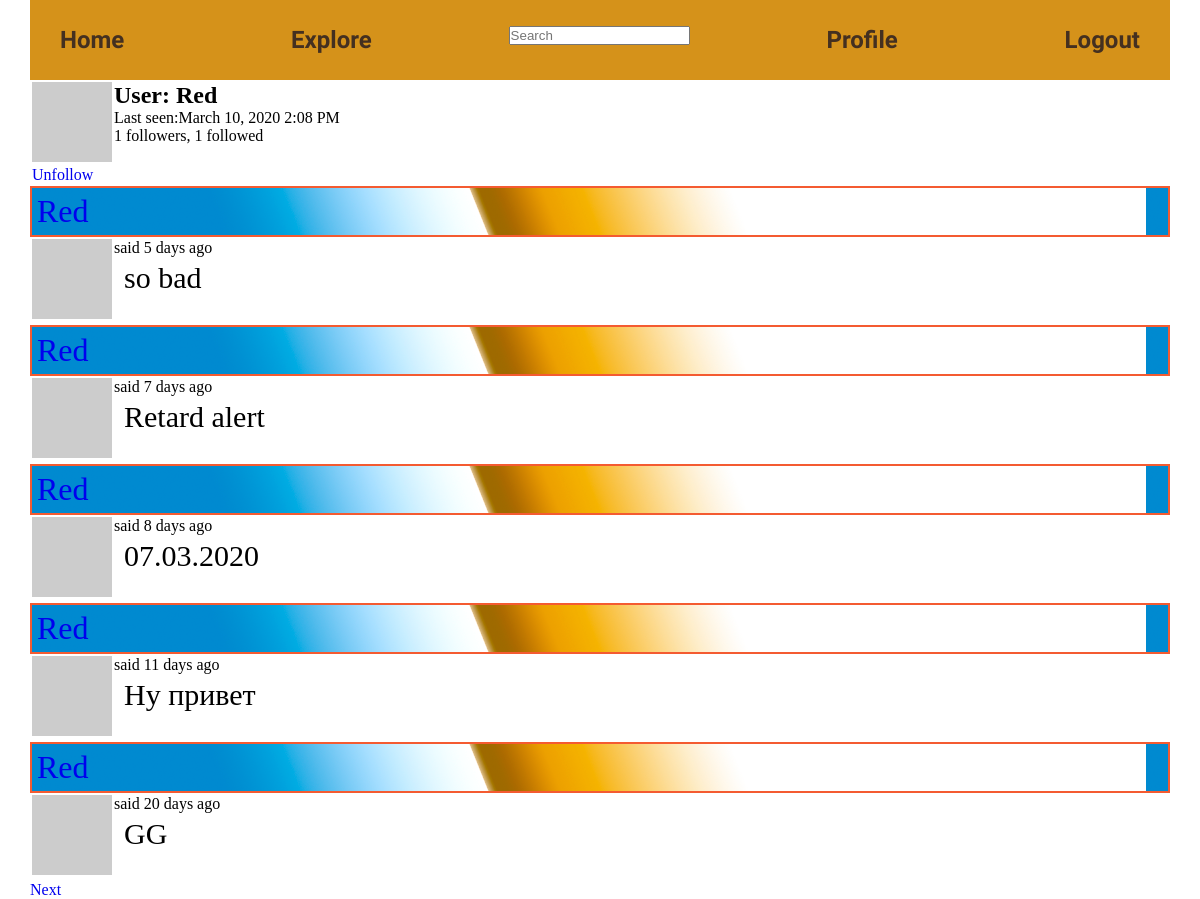
The app's page /user/Red (signed in) with its own data.
### app/models.py (models this page shows, shortened)
class User(db.Model, UserMixin):
    id = db.Column(db.Integer, primary_key=True)
    username = db.Column(db.String(64), nullable=False, index=True, unique=True)
    email = db.Column(db.String(120), nullable=False, index=True, unique=True)
    password_hash = db.Column(db.String(128))
    posts = db.relationship('Post', backref='author', lazy='dynamic')
    about_me = db.Column(db.Text)
    last_seen = db.Column(db.DateTime, default=datetime.utcnow)
    followed = db.relationship('User', secondary=followers,
                               primaryjoin=(followers.c.follower_id == id),
                               secondaryjoin=(followers.c.followed_id == id),
                               backref=db.backref('followers', lazy='dynamic'), lazy='dynamic')
    def is_following(self, user):
        return self.followed.filter(followers.c.followed_id == user.id).count() > 0
    def avatar(self, size):
        digest = md5(self.email.lower().encode('utf-8')).hexdigest()
        return 'https://www.gravatar.com/avatar/{}?d=identicon&s={}'.format(
            digest, size)

class SearchableMixin(object):
    @classmethod
    def before_commit(cls, session):
        session._changes = {
            'add': list(session.new),
            'update': list(session.dirty),
            'delete': list(session.deleted)
        }
    @classmethod
    def after_commit(cls, session):
        for obj in session._changes['add']:
            if isinstance(obj, SearchableMixin):
                add_to_index(obj.__tablename__, obj)
        for obj in session._changes['update']:
            if isinstance(obj, SearchableMixin):
                add_to_index(obj.__tablename__, obj)
        for obj in session._changes['delete']:
            if isinstance(obj, SearchableMixin):
                remove_from_index(obj.__tablename__, obj)
        session._changes = None

class Post(SearchableMixin, db.Model):
    __searchable__ = ['body']
    id = db.Column(db.Integer, primary_key=True)
    body = db.Column(db.Text)
    timestamp = db.Column(db.DateTime, index=True, default=datetime.utcnow)
    user_id = db.Column(db.Integer, db.ForeignKey('user.id'))
    language = db.Column(db.String(5))

### app/main/routes.py (the view)
@bp.route('/user/<username>')
@login_required
def user(username):
    page = request.args.get('page', 1, type=int)
    user = User.query.filter_by(username=username).first_or_404()
    posts = Post.query.filter_by(author=user).order_by(Post.timestamp.desc()).paginate(page,
                                                                                       app.config['POST_PER_PAGE'],
                                                                                       False)
    next_url = url_for('main.user', username=user.username, page=posts.next_num) if posts.has_next else None
    prev_url = url_for('main.user', username=user.username, page=posts.prev_num) if posts.has_prev else None
    return render_template('user.html', user=user, posts=posts.items, next_url=next_url, prev_url=prev_url)

### app/main/form.py
class SearchForm(FlaskForm):
    q = StringField(_l('Search'), validators=[DataRequired()])
    def __init__(self, *args, **kwargs):
        if 'formdata'not in kwargs:
            kwargs['formdata'] = request.args
        if 'csrf_enabled' not in kwargs:
            kwargs['csrf_enabled'] = False
        super(SearchForm, self).__init__(*args, **kwargs)

### app/main/routes.py (called while the page is built)
@bp.before_app_request
def before_request():
    if current_user.is_authenticated:
        current_user.last_seen = datetime.utcnow()
        db.session.commit()
        g.search_form = SearchForm()
    g.locale = str(get_locale())

### app/models.py (called while the page is built)
@login.user_loader
def load_user(id):
    return User.query.get(int(id))

### app/templates/user.html (shortened to what this page needs)
{% extends 'base.html' %}
{% block body %}
    <table>
        <tr valign="top">
            <td><img src="{{ user.avatar(64) }}">
                {% if user == current_user %}
                    <a href="/edit_profile" class="edit_profile">Edit</a>
                {% elif not current_user.is_following(user) %}
                    <div class="follow">
                        <a id="button_follow" href="{{ url_for('main.follow', username=user.username) }}">Follow</a>
                    </div>
                {% else %}
                    <div class="unfollow">
                        <a id="button_unfollow" href="{{ url_for('main.unfollow', username=user.username) }}">Unfollow</a>
                    </div>
                {% endif %}
            </td>
            <td><h1>User: {{ user.username }}</h1>
                {% if user.last_seen %}<p> Last seen:{{ moment(user.last_seen).format('LLL') }}</p> {% endif %}
                <div class="followers">
                    {{ user.followers.count() }} followers, {{ user.followed.count() }} followed
                </div>
            </td>
        </tr>
    </table>
    {% for post in posts %}
        {% include '_post.html' %}
    {% endfor %}
    {% if next_url %}
        <a href="{{ next_url }}" class="next">Next</a>
    {% endif %}
{% endblock %}

### app/templates/_post.html (shortened to what this page needs)
<table>
    <tr valign="top">
        <td><img src="{{ post.author.avatar(36) }}"></td>
        <div class="post_show__label">
            <a href="{{ url_for('main.user', username=post.author.username) }}">{{ post.author.username }}</a>
        </div>
        <td>
            said {{ moment(post.timestamp).fromNow() }}
            <p class="post_show__text">{{ post.body }}</p>
        </td>
    </tr>
</table>

### app/static/css/style.css (style rules this page uses)
* { box-sizing: border-box; margin: 0; padding: 0; }
a { text-decoration: none; }
.post_show__label { font-size: 32px; padding: 5px; font-family: fantasy; border: 2px #f45b31 solid; background-image: url("../img/bg-label.png"); color: #000000; }
.post_show__text { font-size: 30px; margin: 4px 10px 10px; font-family: Ebrima, cursive; }

### records on screen
User: username "Red", last_seen "March 10, 2020 2:08 PM"
Post: author.username "Red", timestamp "5 days ago", body "so bad"
Post: author.username "Red", timestamp "7 days ago", body "Retard alert"
Post: author.username "Red", timestamp "8 days ago", body "07.03.2020"
Post: author.username "Red", timestamp "11 days ago", body "Ну привет"
Post: author.username "Red", timestamp "20 days ago", body "GG"

### other values on screen
{{ user.followers.count() }} "1"
{{ user.followed.count() }} "1"
